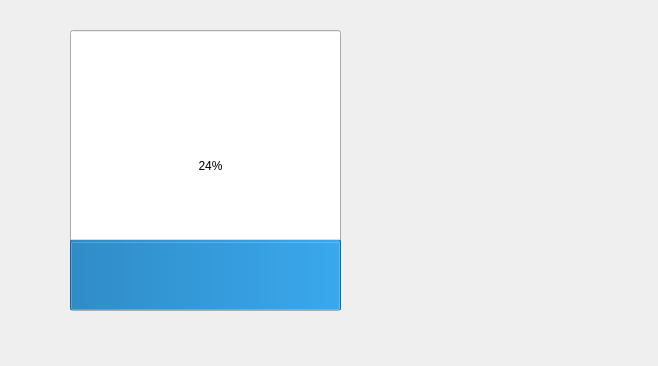
<?xml version="1.0" encoding="UTF-8"?>
<ui version="4.0">
 <class>Form</class>
 <widget class="QWidget" name="Form">
  <property name="geometry">
   <rect>
    <x>0</x>
    <y>0</y>
    <width>658</width>
    <height>366</height>
   </rect>
  </property>
  <property name="windowTitle">
   <string>Form</string>
  </property>
  <widget class="QProgressBar" name="percentage">
   <property name="geometry">
    <rect>
     <x>70</x>
     <y>30</y>
     <width>271</width>
     <height>281</height>
    </rect>
   </property>
   <property name="value">
    <number>24</number>
   </property>
   <property name="textVisible">
    <bool>true</bool>
   </property>
   <property name="orientation">
    <enum>Qt::Vertical</enum>
   </property>
   <property name="invertedAppearance">
    <bool>false</bool>
   </property>
   <property name="textDirection">
    <enum>QProgressBar::TopToBottom</enum>
   </property>
  </widget>
  <widget class="QLabel" name="gif">
   <property name="geometry">
    <rect>
     <x>380</x>
     <y>60</y>
     <width>241</width>
     <height>231</height>
    </rect>
   </property>
   <property name="layoutDirection">
    <enum>Qt::LeftToRight</enum>
   </property>
   <property name="autoFillBackground">
    <bool>false</bool>
   </property>
   <property name="styleSheet">
    <string notr="true"/>
   </property>
   <property name="text">
    <string/>
   </property>
   <property name="scaledContents">
    <bool>true</bool>
   </property>
  </widget>
  <widget class="QLabel" name="gif2">
   <property name="geometry">
    <rect>
     <x>380</x>
     <y>50</y>
     <width>241</width>
     <height>241</height>
    </rect>
   </property>
   <property name="text">
    <string/>
   </property>
   <property name="scaledContents">
    <bool>true</bool>
   </property>
  </widget>
  <widget class="QLabel" name="gif3">
   <property name="geometry">
    <rect>
     <x>380</x>
     <y>50</y>
     <width>251</width>
     <height>241</height>
    </rect>
   </property>
   <property name="text">
    <string/>
   </property>
   <property name="scaledContents">
    <bool>true</bool>
   </property>
  </widget>
 </widget>
 <resources>
  <include location="test.qrc"/>
 </resources>
 <connections/>
</ui>
